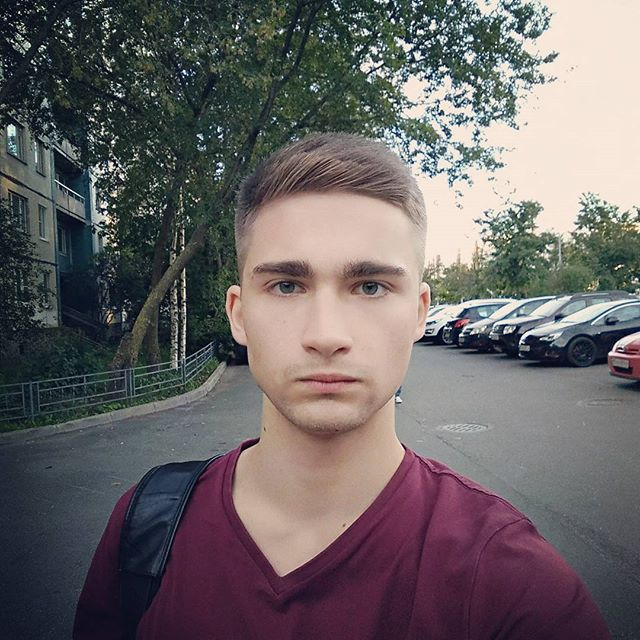
#> input picture faces/subject01.00.jpg, 640 x 640 px
$ python FaceDR.py
#> lines starting #> are read from the running program, lines starting #| are printed output that depends on the picture; after the words box and inside, x2 and y2 are one past the last pixel; in counts of white or black regions, pixels touching at a corner belong together
import cv2
import numpy as np
import os

path = 'faces/'
cascadePath = "haarcascade_frontalface_default.xml"
faceCascade = cv2.CascadeClassifier(cascadePath)


def get_images(path):
#> called with path = 'faces/'
    image_paths = [os.path.join(path, f) for f in os.listdir(path)]

    images = []
    labels = []
    j = 0
    for image_path in image_paths:
        gray = cv2.imread(image_path)
#> gray is the input picture: shape (640, 640, 3); mean B, G, R 101.2, 100.2, 105.8
        image = cv2.cvtColor(gray, cv2.COLOR_BGR2GRAY)
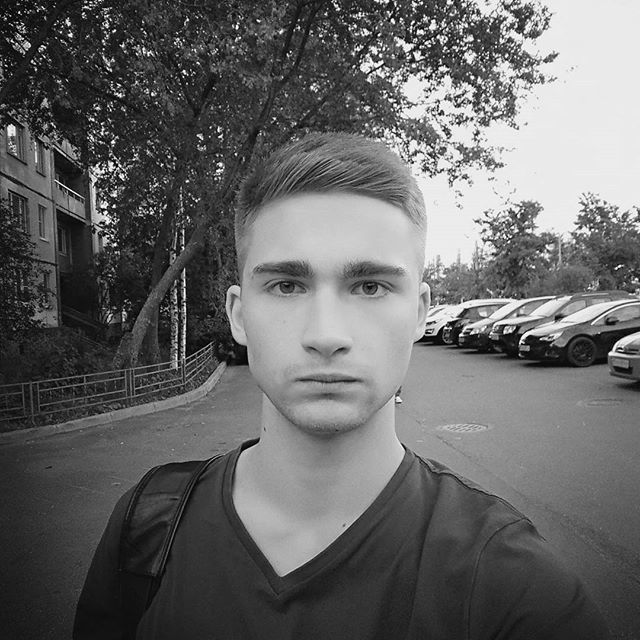
#> image: shape (640, 640); min 0, max 255, mean 102
        subject_number = int(os.path.basename(image_path).split(".")[0].replace("subject", ""))

        faces = faceCascade.detectMultiScale(image, scaleFactor=1.15, minNeighbors=5, minSize=(40, 40))
#> faces = [[198, 191, 247, 247]]
        for (x, y, w, h) in faces:
            images.append(image[y: y + h, x: x + w])
            cv2.imwrite('frontalfaces/subject' + str(subject_number) + '_' + str(j) + '.jpg', image[y: y + h, x: x + w])
            print(subject_number)
            labels.append(subject_number)
            j += 1
#> this loop made 1 pass
#> (x, y, w, h, j) on pass 1: (198, 191, 247, 247, 1)
#| 1
#> pass 1, in get_images, `cv2.imwrite('frontalfaces/subject' + str(subject_number) + '_' + str(j..`:
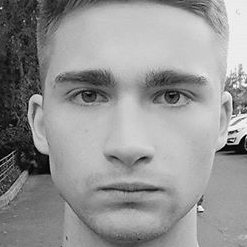
#> saved as subject1_0.jpg: shape (247, 247); min 0, max 254, mean 148.3
#> after the loop, images = 1 item; j = 1; labels = [1]
#> pass 2 of the loop in get_images, `for image_path in image_paths:`:
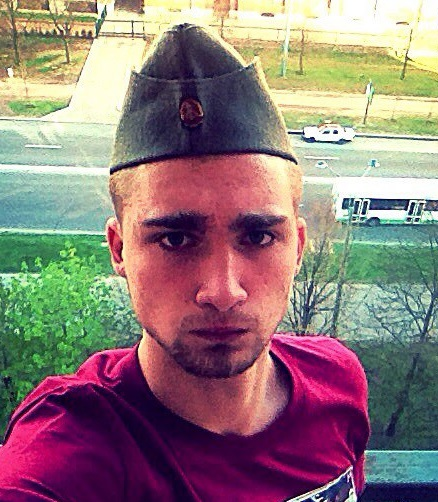
#> input picture faces/subject01.01.jpg, 438 x 502 px
#> in get_images, gray is the input picture: shape (502, 438, 3); mean B, G, R 121.4, 122.4, 144.1
#> in get_images, `image = cv2.cvtColor(gray, cv2.COLOR_BGR2GRAY)`:
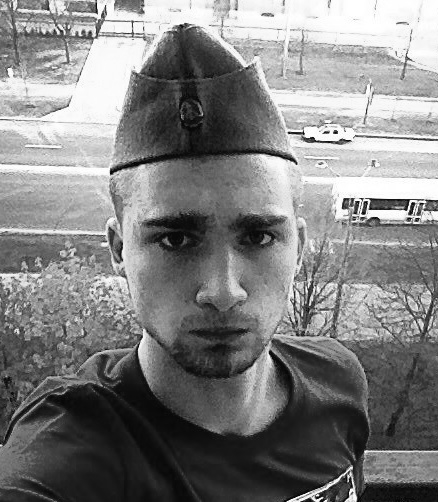
#> image: shape (502, 438); min 0, max 255, mean 128.8
#> faces = [[107, 156, 220, 220]]
#> the loop in get_images, `for (x, y, w, h) in faces:` made 1 pass
#> (x, y, w, h, j) on pass 1: (107, 156, 220, 220, 2)
#> (printed output is left out)
#> pass 1, in get_images, `cv2.imwrite('frontalfaces/subject' + str(subject_number) + '_' + str(j..`:
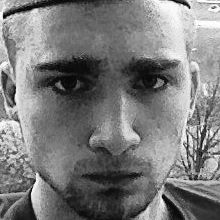
#> saved as subject1_1.jpg: shape (220, 220); min 2, max 255, mean 122.9
#> after the loop in get_images, `for (x, y, w, h) in faces:`: images = 2 items; j = 2; labels = [1, 1]
#> pass 3 of the loop in get_images, `for image_path in image_paths:`:
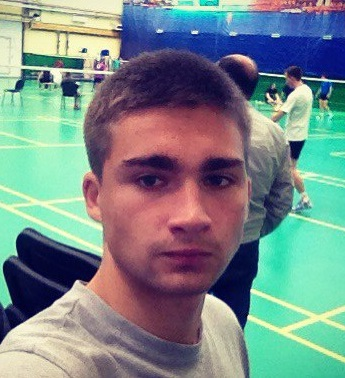
#> input picture faces/subject01.02.jpg, 345 x 378 px
#> in get_images, gray is the input picture: shape (378, 345, 3); mean B, G, R 136.4, 136.9, 121.7
#> in get_images, `image = cv2.cvtColor(gray, cv2.COLOR_BGR2GRAY)`:
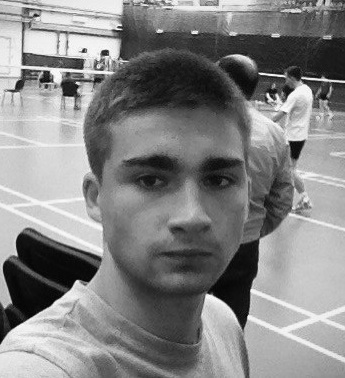
#> image: shape (378, 345); min 3, max 254, mean 132.3
#> faces = [[90, 105, 198, 198]]
#> the loop in get_images, `for (x, y, w, h) in faces:` made 1 pass
#> (x, y, w, h, j) on pass 1: (90, 105, 198, 198, 3)
#> (printed output is left out)
#> pass 1, in get_images, `cv2.imwrite('frontalfaces/subject' + str(subject_number) + '_' + str(j..`:
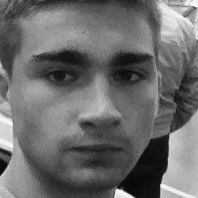
#> saved as subject1_2.jpg: shape (198, 198); min 4, max 253, mean 107.2
#> after the loop in get_images, `for (x, y, w, h) in faces:`: images = 3 items; j = 3; labels = [1, 1, 1]
#> the loop made 4 passes; the first 3 are shown
    return images, labels


recognizer = cv2.face.LBPHFaceRecognizer_create(1, 8, 8, 8, 90)

images, labels = get_images(path)

recognizer.train(images, np.array(labels))

cap = cv2.VideoCapture(0)

fourcc = cv2.VideoWriter_fourcc(*'XVID')
out = cv2.VideoWriter('output.avi', fourcc, 20.0, (640, 480))

mconf = 90
n_pr = -1

while (cap.isOpened()):
    ret, frame = cap.read()
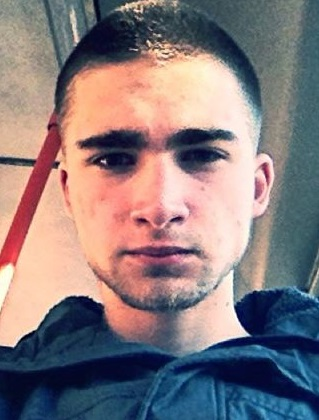
#> input picture faces/subject01.04.jpg, 319 x 420 px, given in place of the camera
#> frame is the input picture: shape (420, 319, 3); mean B, G, R 124.4, 121.5, 134.3
    if ret == True:
        gray = cv2.cvtColor(frame, cv2.COLOR_BGR2GRAY)
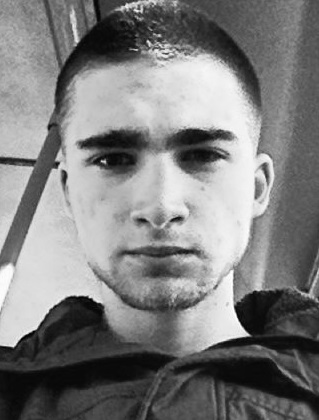
#> gray: shape (420, 319); min 1, max 255, mean 125.7
        face = faceCascade.detectMultiScale(frame, scaleFactor=1.15, minNeighbors=5, minSize=(40, 40))
        for (x, y, w, h) in face:
            number_predicted, conf = recognizer.predict(gray[y: y + h, x: x + w])
            if conf < mconf:
                mconf = conf
                n_pr = number_predicted
            img = cv2.rectangle(frame, (x, y), (x + w, y + h), (255, 0, 0), 2)
            cv2.putText(img, str(number_predicted), (x, y + h), cv2.FONT_HERSHEY_SIMPLEX, 0.5,
                        (0, 255, 0), 2, cv2.LINE_AA)
#> this loop made 1 pass
#> pass 1, `img = cv2.rectangle(frame, (x, y), (x + w, y + h), (255, 0, 0), 2)`:
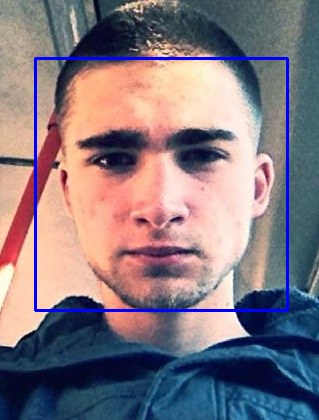
#> img: shape (420, 319, 3); mean B, G, R 127.5, 118.8, 131.3
#> after the loop:
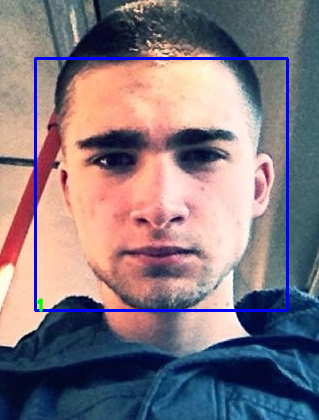
#> frame: shape (420, 319, 3); 2.31% of pixels changed, all inside (x1, y1, x2, y2) = (34, 57, 289, 313)
        cv2.imshow('frame', frame)
        out.write(frame)
        if cv2.waitKey(1) & 0xFF == ord('q'):
#> (key q is pressed here)
            break
    else:
        break

if mconf != 90:
    print("Subject is recognized as ", n_pr, " with confidence: ", mconf)
else:
    print("Subject isn't recognised")

cap.release()
out.release()
cv2.destroyAllWindows()
